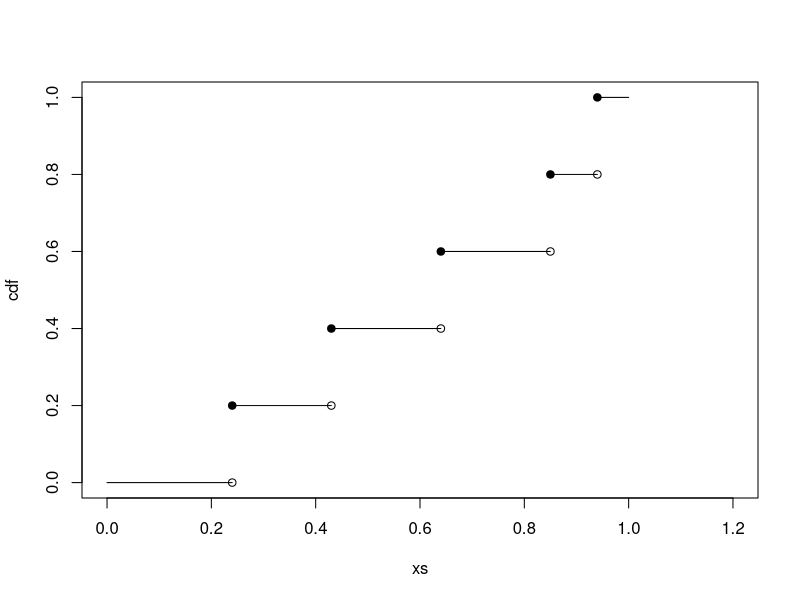

This chart was generated by the following R code:
#Exercise Set 4, Question 6

#I'm using the fact that the sample points are unique

x = c(0.43, 0.85, 0.94, 0.24, 0.64)

xs = sort(x)
n = length(xs)
cdf = (1:n)/n

plot(xs,cdf, xlim=c(0,1.2), ylim=c(0,1), pch=19)
lines(c(0,xs[1]),c(0,0))
points(c(xs[1]),c(0))
for (i in 2:n) {
  lines(c(xs[i-1],xs[i]), c(cdf[i-1],cdf[i-1]))
  points(c(xs[i]),c(cdf[i-1]))
} 
lines(c(xs[n],1),c(1,1))
  
  



